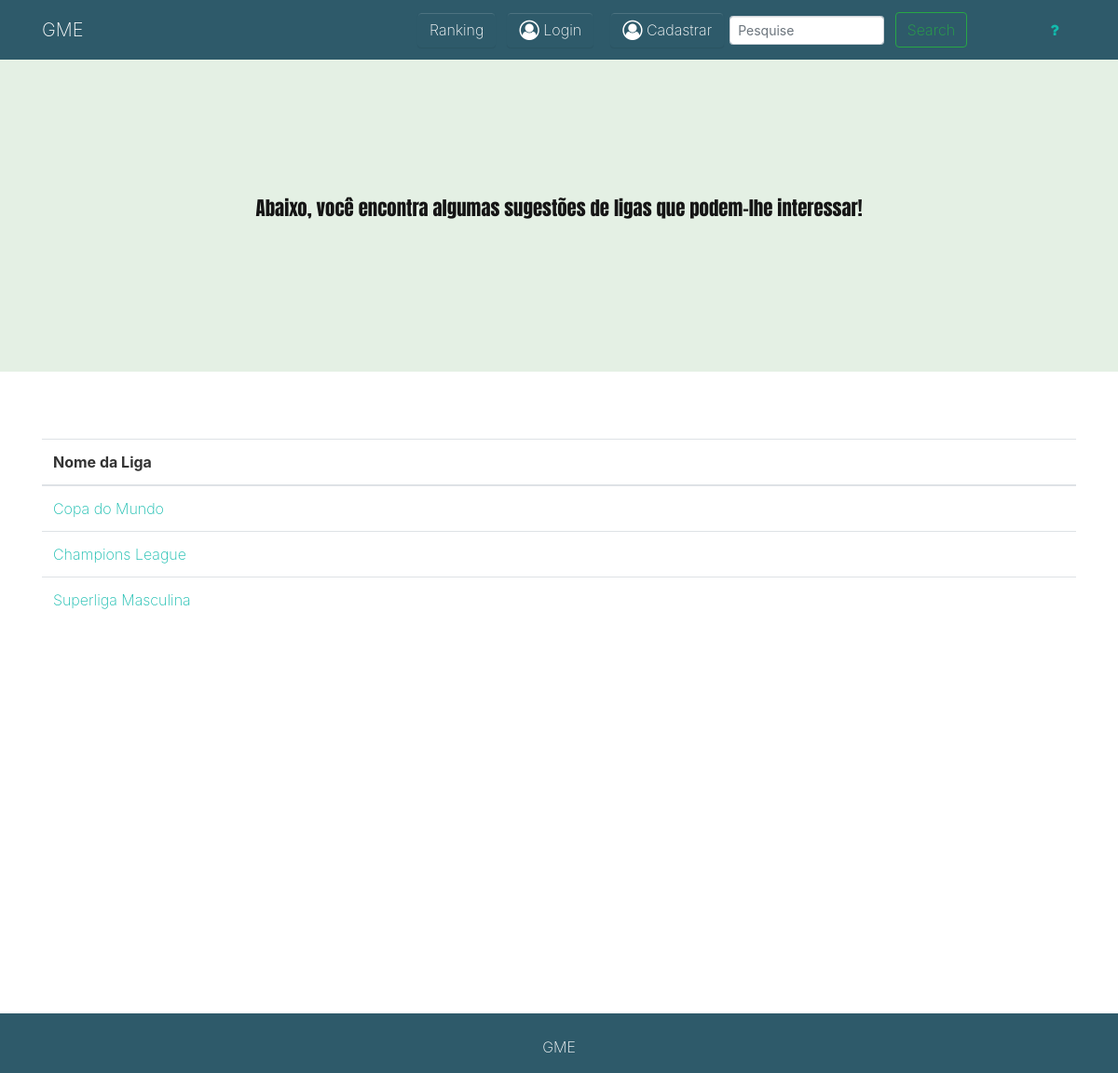
/app/controller/LigaController.php?rota=ligas, run on an earlier commit of the app's database.
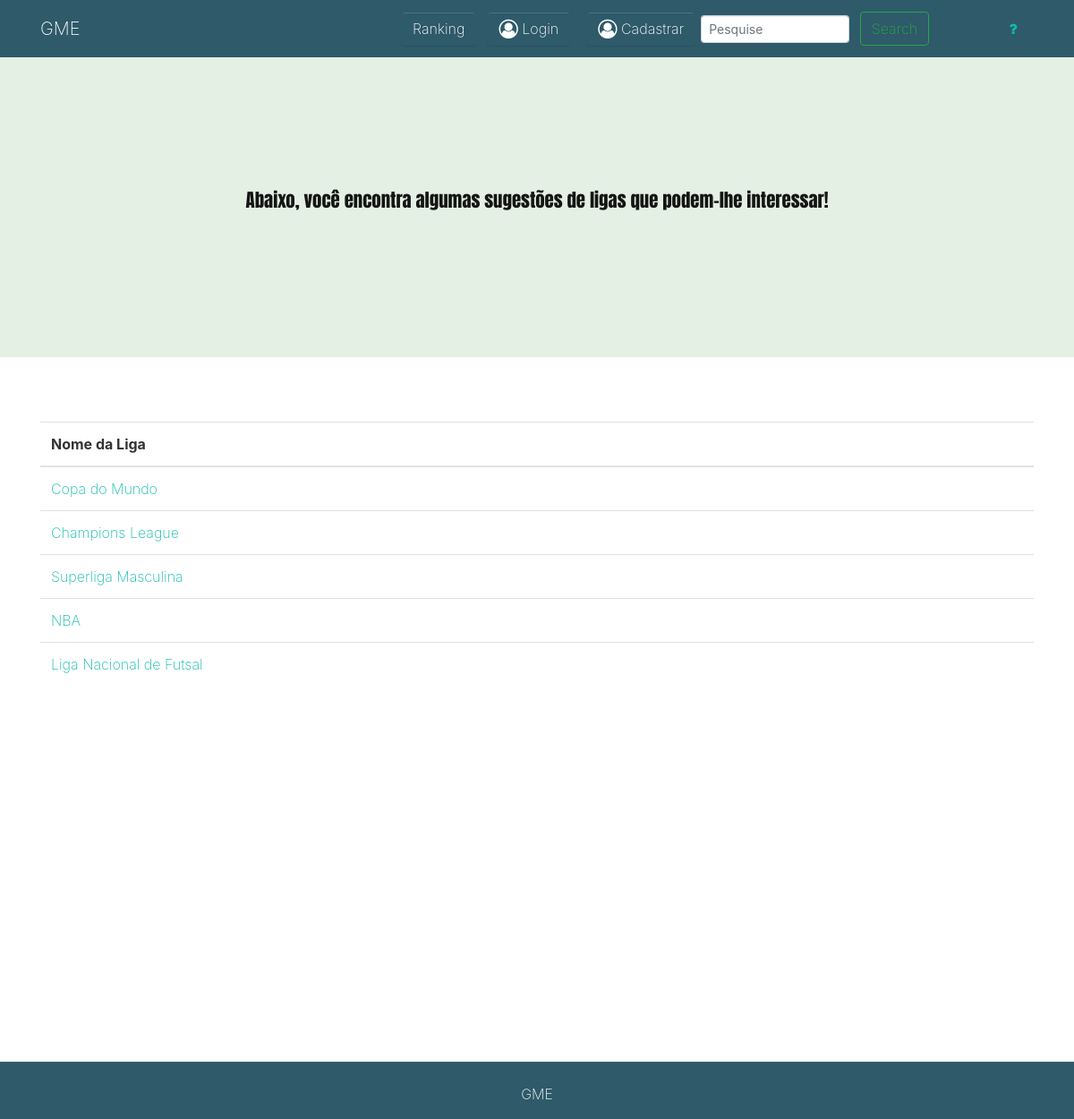
And on a later commit of the database.
### tables this page shows
CREATE TABLE `ligas` (
  `id_liga` int(11) NOT NULL,
  `historia` mediumtext NOT NULL,
  `fundacao` varchar(10000) NOT NULL,
  `regulamento` mediumtext,
  `pais` varchar(255) DEFAULT NULL,
  `esporte_id_esporte` int(10) DEFAULT NULL,
  `nome_liga` varchar(255) DEFAULT NULL,
  `icon_liga` varchar(10000) DEFAULT NULL
);

### app/database/Conexao.php (called while the page is built, shortened)
<?php
class Conexao
{
    public static function getConexao(){
        $conexao = new PDO("mysql:host=".self::HOST.";dbname=".self::NOMEBANCO.";charset=utf8", self::USUARIO, self::SENHA);
        return $conexao;
    }
}

### app/crud/CrudLiga.php (called while the page is built, shortened)
<?php
require_once __DIR__ . "/../model/Liga.php";
require_once __DIR__ . "/../database/Conexao.php";
class CrudLiga
{
    private $conexao;
    public function __construct()
    {
        $this->conexao = Conexao::getConexao();
    }
    public function getLigas()
    {
        $sql = "SELECT * FROM ligas";
        $consulta = $this->conexao->query($sql);
        $ligas = $consulta->fetchAll(PDO::FETCH_ASSOC);
        $arrayLigas = array();
        foreach ($ligas as $liga) {
            $id = $liga['id_liga'];
            $historia = $liga['historia'];
            $fundacao = $liga['fundacao'];
            $regulamento = $liga['regulamento'];
            $pais = $liga['pais'];
            $id_esporte = $liga['esporte_id_esporte'];
            $nome_liga = $liga['nome_liga'];
            $iconeLiga = $liga['icon_liga'];
            $ligaNova = new Liga($nome_liga, $historia, $fundacao, $regulamento, $pais, $id, $id_esporte, $iconeLiga);
            $arrayLigas[] = $ligaNova;
        }
        return $arrayLigas;
    }
}

### app/model/Liga.php (called while the page is built, shortened)
<?php
class Liga
{
    private $id_liga;
    private $nome_liga;
    public function getNomeLiga()
    {
        return $this->nome_liga;
    }
    public function setNomeLiga($nome_liga)
    {
        $this->nome_liga = $nome_liga;
    }
    public function getIdLiga()
    {
        return $this->id_liga;
    }
    public function setIdLiga($id_liga)
    {
        $this->id_liga = $id_liga;
    }
}

### app/view/viewLigas.php (the view, shortened to what this page needs)
<!DOCTYPE html>
<html>
<head>
    <link rel="stylesheet" href="https://cdnjs.cloudflare.com/ajax/libs/font-awesome/4.7.0/css/font-awesome.min.css" type="text/css">
    <link rel="stylesheet" href="../../assets/viewEsportes.css" type="text/css">
</head>
<body>
<?php
if(isset($_SESSION['tipo']) AND $_SESSION['tipo'] != '2'){
    require_once "navLoged.php";
}
elseif (!isset($_SESSION['tipo'])){
    require_once "navUnloged.php";
}
elseif(isset($_SESSION) AND $_SESSION['tipo'] == '2'){
    require_once "navLogedAdmin.php";
}?>
<div class="cabecalho text-center py-5">
    <div class="container">
        <div class="row my-5 justify-content-center">
            <div class="col-md-10">
                <p class="lead text-dark">Abaixo, você encontra algumas sugestões de ligas que podem-lhe interessar!</p>
            </div>
        </div>
    </div>
</div>
<div class="py-5">
    <div class="container">
        <div class="row">
            <div class="col-md-12">
                <table class="table">
                    <thead>
                    <tr>
                        <th>Nome da Liga</th>
                    </tr>
                    </thead>
                    <tbody>
                    <?php foreach ($ligas as $l):?>
                    <tr>
                        <td><a href="../controller/LigaController.php?rota=ver&id=<?= $l->getIdLiga();?>"><?= $l->getNomeLiga();?></a></td>
                    </tr>
                    <?php endforeach;?>
                    </tbody>
                </table>
            </div>
        </div>
    </div>
</div>
</body>
</html>

What changed in the data, as far as the page shows it:
added ligas: nome_liga "NBA"
added ligas: nome_liga "Liga Nacional de Futsal"
